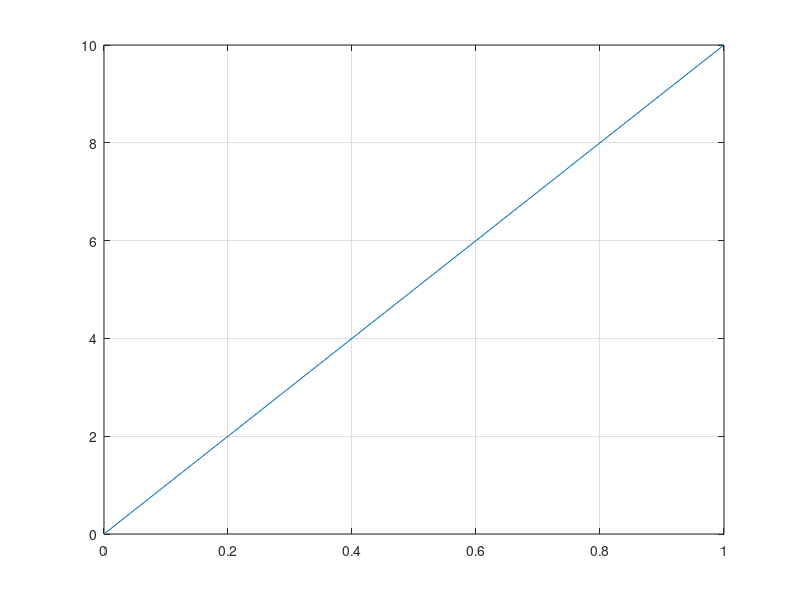

Reproduce this figure in MATLAB.
% 1D Laplace equation mixed finite element method (weak Galerkin)
% with Lagrangian multeplier
% Starson
% Sep 8

close all
clear all
format short e

x0 = 0; x1 = 1;   % start and end point
L = x1 - x0;      % total length
N = 10;          % number of interval
dx = L/N;         % interval size
dof = 2*N+1;      % degree of freedoms
ap = 10.;         % applied force on the RHS end

% test case 1 condition
% u0 = 0; uend=0;
% Decleration
u = zeros(1,dof); A = zeros(dof,dof); F = zeros(1,dof);
isBdary = false(dof,1); x = linspace(0,1,N+1);
T = [1:N]';

% Assemble global matrix
% Element stiffness matrix and load vector
Dk = dx/6*[2,-1;-1,2]; 
Zk = [1;1]; Tk = [1,0;0,1];
Ak = 2/dx*[2,1;1,2];
% Assemble global matrix
Moo = Zk'*Ak*Zk;
Mob = -Zk'*Ak*Tk; Mbo = Mob';
Mbb = Tk'*Ak*Tk;
A = A+sparse(T,T,Moo,dof,dof);
Iu = [T,T]; Iv = [N+T,N+T+1];
val = zeros(N,2);
val(:,1) = Mob(1,1);val(:,2) = Mob(1,2);

A = A+sparse(Iu,Iv,val,dof,dof);
A = A+sparse(Iv,Iu,val',dof,dof);
for i=N+1:dof-1
    for m=1:2
        for n=1:2
   A(m+i-1,n+i-1) = A(m+i-1,n+i-1) + Mbb(m,n);
        end
    end
end

% RHS
F(dof) = ap; F = F';
% Apply Boundary condition
isBdary(N+1) = true;
free = find(~isBdary);

% Calculate results
u(free) = A(free,free)\F(free);

figure
plot(x,u(N+1:dof));
grid on